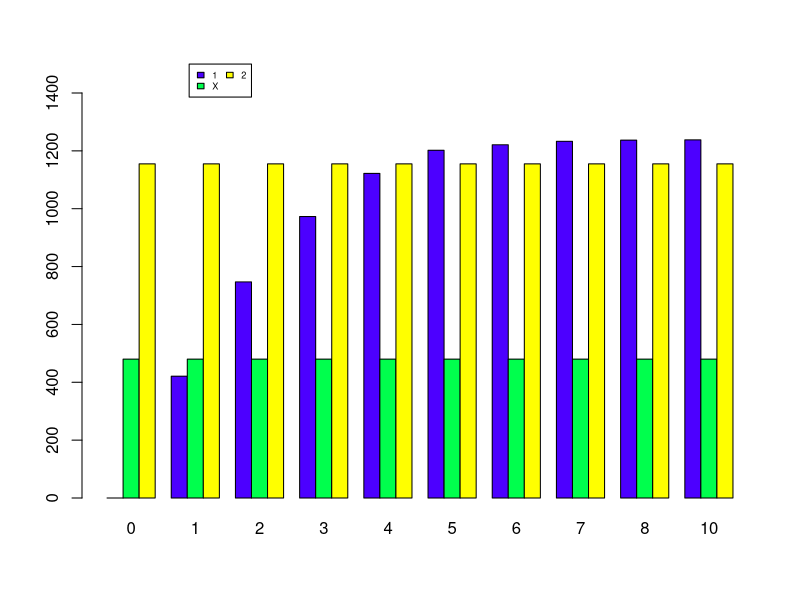

Reproduce this figure in R.
# Ejercicio 9. Problema Fútbol
# =============================

futbol = read.csv("futbolNEW.csv",header=TRUE)

# Añado los partidos
futbol = rbind(futbol,data.frame(Casa=c(10,11,10),Visitante=c(0,8,9)))
tail(futbol)

# Añado la columna QUNIELA
cat("\014")
futbol$Quiniela = ((futbol$Casa-futbol$Visitante)>0)*1+((futbol$Casa-futbol$Visitante)<0)*2
futbol$Quiniela = as.factor(futbol$Quiniela)
levels(futbol$Quiniela)=c("X","1","2")
head(futbol,10)
str(futbol)

# Añado el average
futbol$Average = (futbol$Casa>futbol$Visitante)*(futbol$Casa-futbol$Visitante)
# Diferencia si han ganado los de casa, y cero en caso contrario
liga = futbol[,c(3,4)]

# Ordenar los factores
liga$Quiniela = ordered(liga$Quiniela,levels=c("1","X","2"))
liga$Average = ordered(liga$Average)
cat("\014")

# Obtener la tabla de frecuencias absolutas acumuladas del data frame liga.
# ¿Cuántos partidos han ganado los de casa?
t1=table(liga)
t1ACU = t(apply(t1,MARGIN=1,FUN=cumsum))
t1ACU
sum(t1["1",]) # otra forma de verlo

# Obtener la tabla de frecuencias relativas SIN ACUMULAR del data frame liga.
# ¿Qué es más probable, que el equipo empate o que gane 1-0? ¿En qué porcentaje?
t2=prop.table(table(liga))*100
t2

# Obtener la tabla de frecuencias relativas ACUMULADAS del data frame liga.
# ¿Qué es más probable, que el equipo gane o pierda?
t2ACU=t(apply(round(t2,2),MARGIN=1,FUN=cumsum))
t2ACU
sprintf("Es más probable que gane por un margen del %.2f%%",t2ACU["1","10"]-t2ACU["2","10"] )

# ¿Qué es más probable, que el equipo pierda o que gane por menos
# de 4 goles de diferencia? Indica los datos de porcentaje.
sprintf("Es más probable que pierda por un margen del %.2f%%",
        t2ACU["2","10"]-t2ACU["1","3"] )

barplot(t1ACU,beside=TRUE, legend.text = levels(unique(liga$Quiniela))
        ,col=topo.colors(length(unique(liga$Quiniela)))
        ,args.legend=list(y=1500,x=10,cex=0.55,ncol=2)
        ,ylim=c(0,max(t1ACU)+200))
